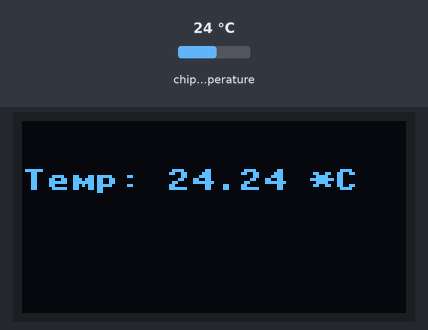
A program run on a simulated Raspberry Pi Pico running MicroPython. Shown: 128×64 one-colour display. The inputs (shaded band) are chosen by the test bench; at power-on: chip temperature 24 °C. What the program prints to the serial console is not drawn.

Above: at 1.2 s.
1.3 s: chip temperature set to 1 °C
At 2.8 s:
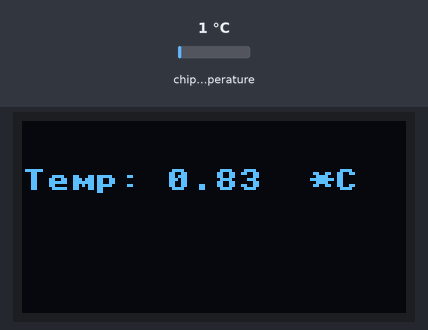
3.6 s: chip temperature set to 11 °C
At 5.4 s:
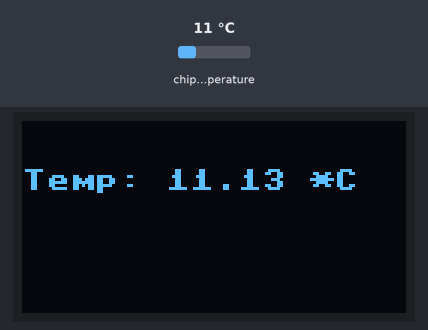
5.7 s: chip temperature set to 22 °C
At 7.0 s:
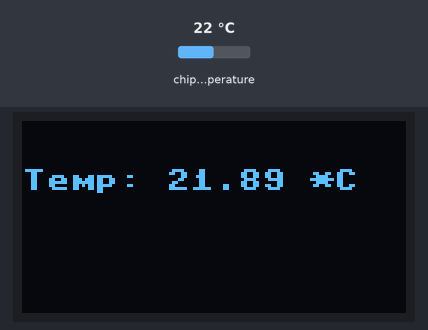
Timing chart, 0 to 8.7 s (numbered marks = the images above; inputs shaded):
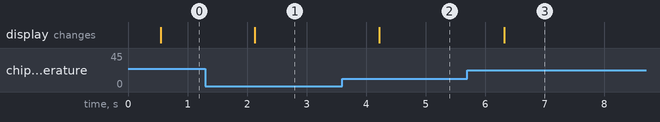

The program:

pico_inbuilt_tempSensor.py
```python
import machine
import utime
from machine import Pin, I2C
from ssd1306 import SSD1306_I2C

i2c = I2C(0, sda=Pin(0), scl=Pin(1), freq=400000)
oled = SSD1306_I2C(128, 64, i2c)

sensor_temp = machine.ADC(4)
conversion_factor = 3.3/(65535)

while True:
    reading = sensor_temp.read_u16()*conversion_factor
    temperature = 27 - (reading - 0.706)/0.001721
    print(temperature)

    oled.fill(0)
    oled.text("Temp: ", 0, 16)
    oled.text(str(round(temperature, 2)), 48, 16)
    oled.text("*C", 96, 16)
    utime.sleep(0.5)
    oled.show()
```

Measured:
- after the input at 1.3 s, the display: changes after 0.83 s (image 1)
- after the input at 3.6 s, the display: changes after 0.62 s (image 2)
- after the input at 5.7 s, the display: changes after 0.62 s (image 3)
